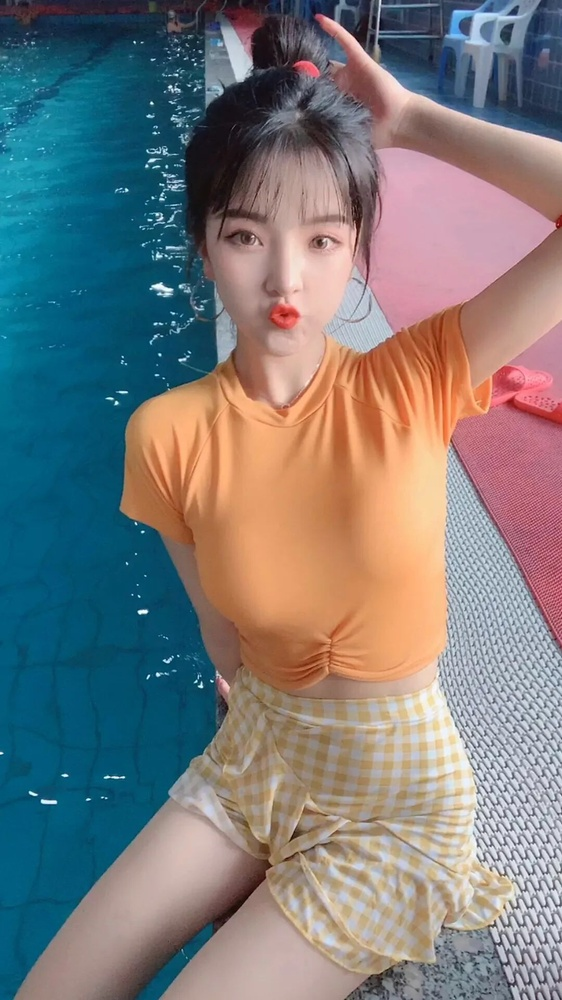
#> input picture opencv/lovely.jpg, 562 x 1000 px, shrunk from 1080 x 1920 before the run
$ python 04_imggradient-canny.py   (older library calls are emulated)
#> lines starting #> are read from the running program, lines starting #| are printed output that depends on the picture
### opencv/func.py
import cv2
import matplotlib.pyplot as plt
import numpy as np

# 显示图片方法
# [4 lines left out: function showimg, not called in this run]
# 显示图片方法
def showgray(img):
	plt.imshow(img, 'gray')
	plt.axis('off') # 坐标轴
	plt.show()
# 读取图片
def imgread(imgurl):
#> called with imgurl = 'lovely.jpg'
	img = cv2.imread(imgurl)
#> img is the input picture: shape (1000, 562, 3); mean B, G, R 123.7, 122.6, 121.6
	# 因颜色通道不一样 需要转换
	img = cv2.cvtColor(img, cv2.COLOR_BGR2RGB)
	return img

def colorrand():
	return np.random.randint(0, 255,size=(3,)).tolist()
# 展示视频
# [37 lines left out: functions showvideo, facedetect, not called in this run]

### opencv/04_imggradient-canny.py
from func import *

img = imgread('lovely.jpg')

# 图像梯度
def gradient(img):
	gray = cv2.cvtColor(img, cv2.COLOR_RGB2GRAY)
	# cv2.CV_64F:输出图像的深度(数据类型),64位float,因为梯度可正可负
	laplacian = cv2.Laplacian(gray, cv2.CV_64F)
	# 1,0:表示在x方向求1阶导数，最大可2阶
	sobelx = cv2.Sobel(gray, cv2.CV_64F, 1, 0, ksize=3)
	# 0,1:表示在y方向求1阶导数，最大可2阶
	sobely = cv2.Sobel(gray, cv2.CV_64F, 0, 1, ksize=3)
	titles = ['origianal','laplacian','sobelx','sobely']
	imgs = [gray, laplacian, sobelx, sobely]
	for i in range(4):
		plt.subplot(2,2,i+1)
		plt.imshow(imgs[i],'gray')
		plt.axis('off')
		plt.title(titles[i])
	plt.show()

# gradient(img)

# Canny 边缘监测
def edge_detection(img, minval=100,maxval=200):
#> called with minval = 100, maxval = 200
	gray = cv2.cvtColor(img, cv2.COLOR_RGB2GRAY)
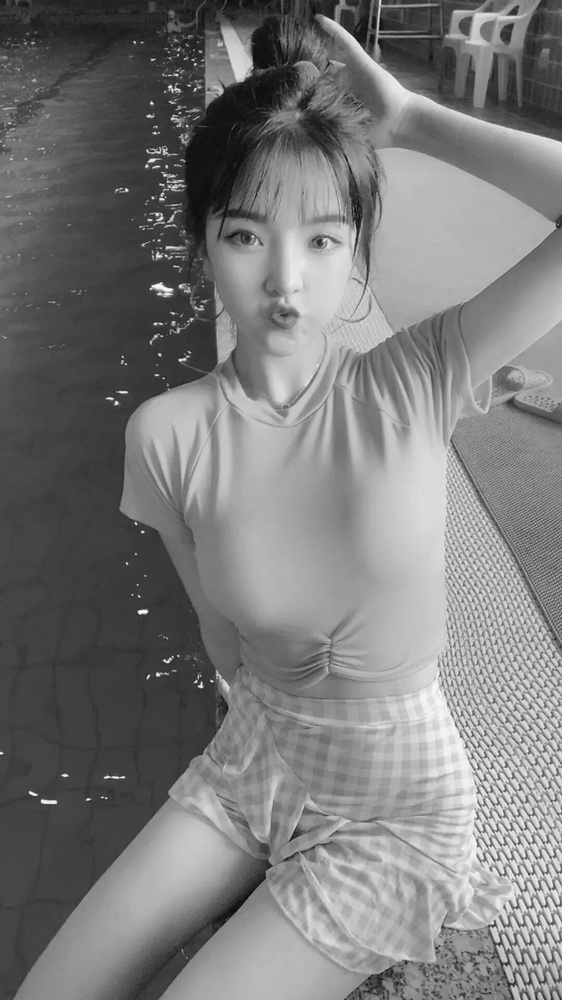
#> gray: shape (1000, 562); min 4, max 255, mean 122.4
	edges = cv2.Canny(gray, minval, maxval)
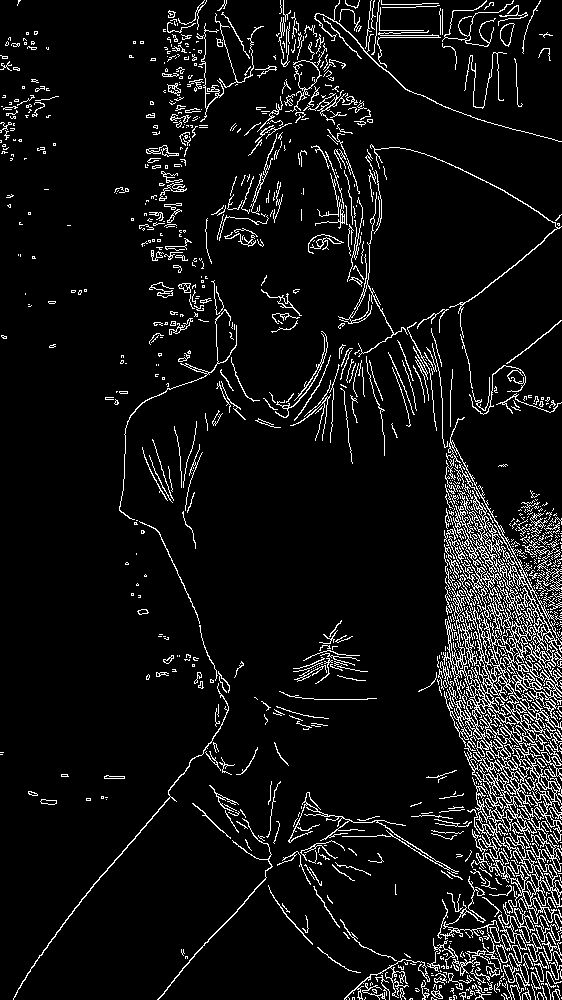
#> edges: shape (1000, 562); 7.4% white in thin lines or dots
	showgray(edges)

edge_detection(img)
edge_detection(img, 50, 50)
#> call 2 of edge_detection, with minval = 50, maxval = 50
#> in edge_detection (call 2), `edges = cv2.Canny(gray, minval, maxval)`:
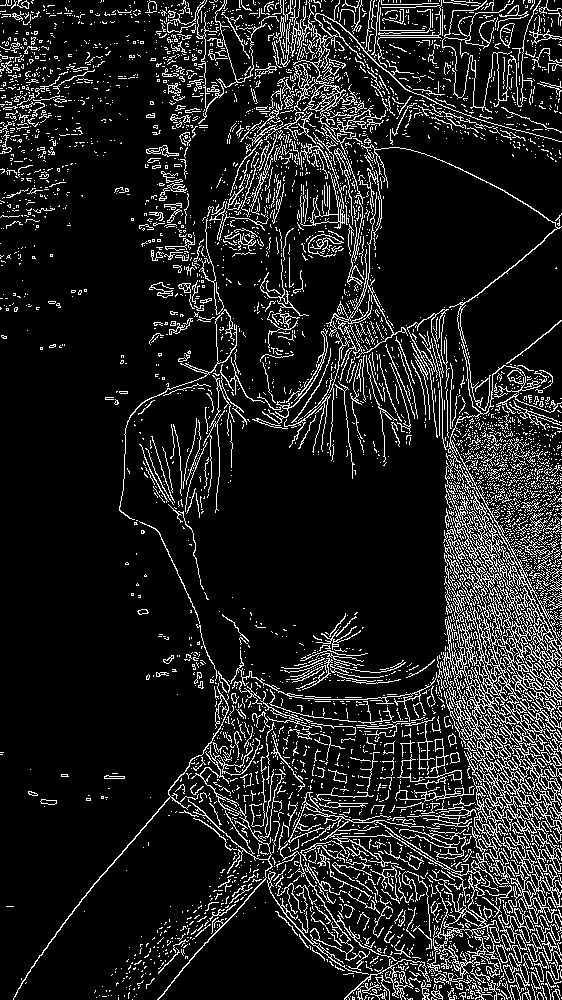
#> edges: shape (1000, 562); 12.8% white in thin lines or dots

$ run again, with opencv/solvay.jpg copied over opencv/lovely.jpg
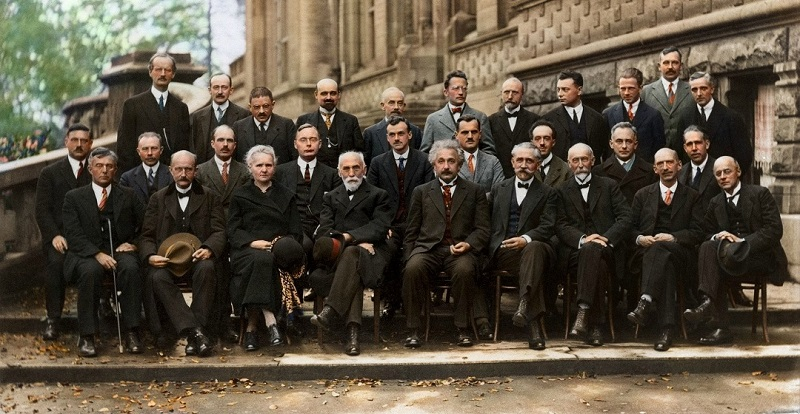
#> input picture opencv/solvay.jpg, 800 x 414 px
#> in imgread, img is the input picture: shape (414, 800, 3); mean B, G, R 64.9, 80.6, 90.9
#> in edge_detection, `edges = cv2.Canny(gray, minval, maxval)`:
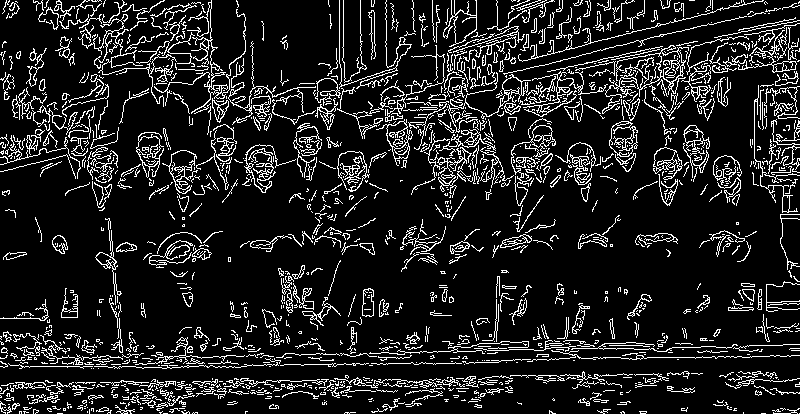
#> edges: shape (414, 800); 12.7% white in thin lines or dots
#> in edge_detection (call 2), `edges = cv2.Canny(gray, minval, maxval)`:
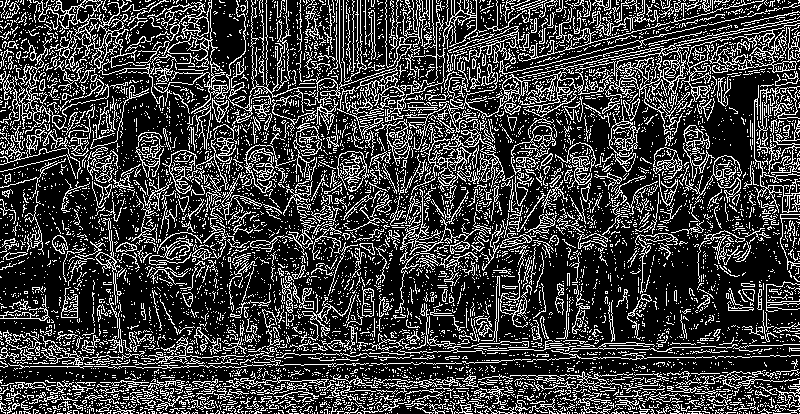
#> edges: shape (414, 800); 24.3% white in thin lines or dots
